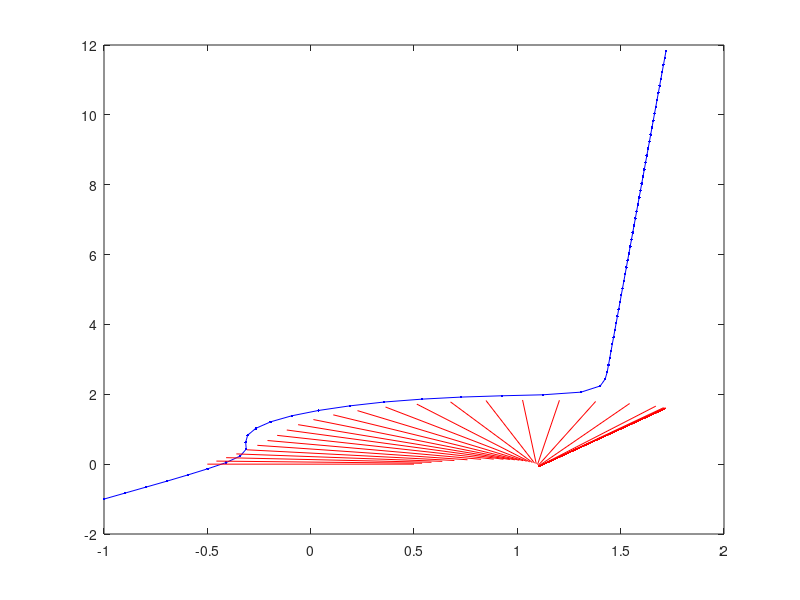

This chart was generated by the following MATLAB code: (Note: this script raises an error after producing the figure.)
clear; clc;

% ---------------------hyper-parameters------------------------
hp.number_interval = 70;
hp.time_interval = 1.0;
hp.number_evader = 2;
hp.number_pursuer = 1;
hp.vemax_repulsion = 0.3;
hp.vemax_attraction = 0;
hp.vp = 0.2;
hp.K = 1.0;
hp.epsilon = 0.05;
hp.angle_resolution = 1;
hp.alpha = 0.6;      % weight factor

% hp.initial_pursuer_position = file.initial_pursuer_position;
hp.initial_pursuer_position = [-1;-1];

% hp.initial_evader_position = rand(2*hp.number_evader,1)*2-1;
% hp.initial_evader_position = file.initial_evader_position;
hp.initial_evader_position = [0.5;0;-0.5;0];

hp.destination = [2;2];
% ---------------------------hyper-parameters------------------------

pursuer_trajectory = zeros(2*hp.number_pursuer,hp.number_interval+1);
evader_trajectory = zeros(2*hp.number_evader,hp.number_interval+1);
pursuer_trajectory(:,1) = hp.initial_pursuer_position;
evader_trajectory(:,1) = hp.initial_evader_position;
distance_list = zeros(4,hp.number_interval+1);

for t = 1:hp.number_interval
    metric_list = zeros(360/hp.angle_resolution,1);
	for angle = 0:hp.angle_resolution:359.999
		pursuer_evader_vector = reshape(evader_trajectory(:,t),2,hp.number_evader) - repmat(pursuer_trajectory(:,t),[1,hp.number_evader]);
		pursuer_evader_distance = sqrt(sum(pursuer_evader_vector.^2,1));
		pursuer_temp_position = pursuer_trajectory(:,t) + [hp.vp*cos(angle);hp.vp*sin(angle)]*hp.time_interval;
		pursuer_velocity = [hp.vp*cos(angle);hp.vp*sin(angle)];
		costheta = (transpose(pursuer_velocity)*pursuer_evader_vector)./(pursuer_evader_distance*norm(pursuer_velocity));
		repulsion_term = reshape(0.5*hp.vemax_repulsion*repmat(exp(-hp.K*pursuer_evader_distance).*(1+costheta),[2,1]).*(pursuer_evader_vector./repmat(pursuer_evader_distance,[2,1])),2*hp.number_evader,1);
		evader_temp_position = evader_trajectory(:,t) + repulsion_term*hp.time_interval;
		evader_destination_vector = reshape(evader_temp_position,2,hp.number_evader) - repmat(hp.destination,[1,hp.number_evader]);
		evader_destination_total_distance = sum(sqrt(sum(evader_destination_vector.^2,1)));
        inter_evader_distance = norm(evader_temp_position(1:2,1) - evader_temp_position(3:4,1));
		metric_list(angle/hp.angle_resolution+1,1) = hp.alpha*evader_destination_total_distance + (1-hp.alpha)*inter_evader_distance;
	end
	[~,loc] = min(metric_list);
    optimal_angle = (loc-1)*hp.angle_resolution;
	pursuer_trajectory(:,t+1) = pursuer_trajectory(:,t) + [hp.vp*cos(optimal_angle);hp.vp*sin(optimal_angle)]*hp.time_interval;
	pursuer_evader_vector = reshape(evader_trajectory(:,t),2,hp.number_evader) - repmat(pursuer_trajectory(:,t),[1,hp.number_evader]);
	pursuer_evader_distance = sqrt(sum(pursuer_evader_vector.^2,1));
	pursuer_velocity = (pursuer_trajectory(:,t+1) - pursuer_trajectory(:,t))/hp.time_interval;
	costheta = (transpose(pursuer_velocity)*pursuer_evader_vector)./(pursuer_evader_distance*norm(pursuer_velocity));
	repulsion_term = reshape(0.5*hp.vemax_repulsion*repmat(exp(-hp.K*pursuer_evader_distance).*(1+costheta),[2,1]).*(pursuer_evader_vector./repmat(pursuer_evader_distance,[2,1])),2*hp.number_evader,1);
	evader_trajectory(:,t+1) = evader_trajectory(:,t) + repulsion_term*hp.time_interval;
    evader_dest_distance = sqrt(sum((reshape(evader_trajectory(:,t),2,hp.number_evader) - repmat(hp.destination,[1,hp.number_evader])).^2,1));
    inter_evader_distance = norm(evader_trajectory(1:2,t) - evader_trajectory(3:4,t));
    distance_list(:,t) = [transpose(evader_dest_distance);inter_evader_distance;hp.alpha*sum(evader_dest_distance)+(1-hp.alpha)*inter_evader_distance];
end
evader_dest_distance = sqrt(sum((reshape(evader_trajectory(:,hp.number_interval+1),2,hp.number_evader) - repmat(hp.destination,[1,hp.number_evader])).^2,1));
inter_evader_distance = norm(evader_trajectory(1:2,hp.number_interval+1) - evader_trajectory(3:4,hp.number_interval+1));
distance_list(:,hp.number_interval+1) = [transpose(evader_dest_distance);inter_evader_distance;hp.alpha*sum(evader_dest_distance)+(1-hp.alpha)*inter_evader_distance];

figure;
plot(pursuer_trajectory(1,:), pursuer_trajectory(2,:), '.-', 'color', 'blue');hold on;
% for i=1:hp.number_evader
%     plot(evader_trajectory(2*i-1,1),evader_trajectory(2*i,1), '.-', 'color', 'green');hold on;
%     plot(evader_trajectory(2*i-1,2:hp.number_interval),evader_trajectory(2*i,2:hp.number_interval),'.-','color','yellow');hold on;
%     plot(evader_trajectory(2*i-1,hp.number_interval+1),evader_trajectory(2*i,hp.number_interval+1), '.-', 'color', 'red');hold on;
% end

for t = 1:hp.number_interval
   plot([evader_trajectory(1,t),evader_trajectory(3,t)],[evader_trajectory(2,t),evader_trajectory(4,t)],'r');
end

draw_circle(hp.destination(1,1), hp.destination(2,1), hp.epsilon);
grid on;
xlabel('X');
ylabel('Y');
title('shepherding-greedy-approach');
hold off;

figure;
plot(distance_list(1,:),'.-','color','red');hold on;
plot(distance_list(2,:),'.-','color','green');hold on;
plot(distance_list(3,:),'.-','color','blue');hold on;
plot(distance_list(4,:),'.-','color','black');hold on;
grid on;
ylabel('distance-metric (J)');
xlabel('time');
legend('E1-dest-distance','E2-dest-distance','E1-E2-distance','overall-metric');
title('distance-metric plot with time');
hold off;